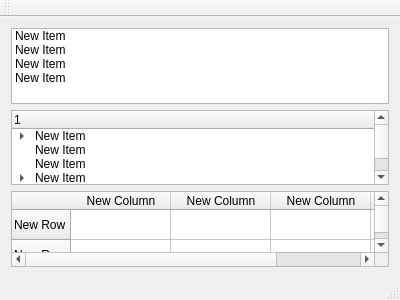
<?xml version="1.0" encoding="UTF-8"?>
<ui version="4.0">
 <class>MainWindow</class>
 <widget class="QMainWindow" name="MainWindow">
  <property name="geometry">
   <rect>
    <x>0</x>
    <y>0</y>
    <width>400</width>
    <height>300</height>
   </rect>
  </property>
  <property name="windowTitle">
   <string>MainWindow</string>
  </property>
  <widget class="QWidget" name="centralWidget">
   <layout class="QVBoxLayout" name="verticalLayout">
    <item>
     <widget class="QListWidget" name="listWidget">
      <item>
       <property name="text">
        <string>New Item</string>
       </property>
      </item>
      <item>
       <property name="text">
        <string>New Item</string>
       </property>
      </item>
      <item>
       <property name="text">
        <string>New Item</string>
       </property>
      </item>
      <item>
       <property name="text">
        <string>New Item</string>
       </property>
      </item>
     </widget>
    </item>
    <item>
     <widget class="QTreeWidget" name="treeWidget">
      <column>
       <property name="text">
        <string>1</string>
       </property>
      </column>
      <item>
       <property name="text">
        <string>New Item</string>
       </property>
       <item>
        <property name="text">
         <string>New Subitem</string>
        </property>
        <item>
         <property name="text">
          <string>New Subitem</string>
         </property>
        </item>
        <item>
         <property name="text">
          <string>New Item</string>
         </property>
        </item>
       </item>
      </item>
      <item>
       <property name="text">
        <string>New Item</string>
       </property>
      </item>
      <item>
       <property name="text">
        <string>New Item</string>
       </property>
      </item>
      <item>
       <property name="text">
        <string>New Item</string>
       </property>
       <item>
        <property name="text">
         <string>New Subitem</string>
        </property>
        <item>
         <property name="text">
          <string>New Subitem</string>
         </property>
        </item>
       </item>
      </item>
     </widget>
    </item>
    <item>
     <widget class="QTableWidget" name="tableWidget">
      <row>
       <property name="text">
        <string>New Row</string>
       </property>
      </row>
      <row>
       <property name="text">
        <string>New Row</string>
       </property>
      </row>
      <row>
       <property name="text">
        <string>New Row</string>
       </property>
      </row>
      <row>
       <property name="text">
        <string>New Row</string>
       </property>
      </row>
      <column>
       <property name="text">
        <string>New Column</string>
       </property>
      </column>
      <column>
       <property name="text">
        <string>New Column</string>
       </property>
      </column>
      <column>
       <property name="text">
        <string>New Column</string>
       </property>
      </column>
      <column>
       <property name="text">
        <string>New Column</string>
       </property>
      </column>
     </widget>
    </item>
   </layout>
  </widget>
  <widget class="QMenuBar" name="menuBar">
   <property name="geometry">
    <rect>
     <x>0</x>
     <y>0</y>
     <width>400</width>
     <height>19</height>
    </rect>
   </property>
  </widget>
  <widget class="QToolBar" name="mainToolBar">
   <attribute name="toolBarArea">
    <enum>TopToolBarArea</enum>
   </attribute>
   <attribute name="toolBarBreak">
    <bool>false</bool>
   </attribute>
  </widget>
  <widget class="QStatusBar" name="statusBar"/>
 </widget>
 <layoutdefault spacing="6" margin="11"/>
 <resources/>
 <connections/>
</ui>
